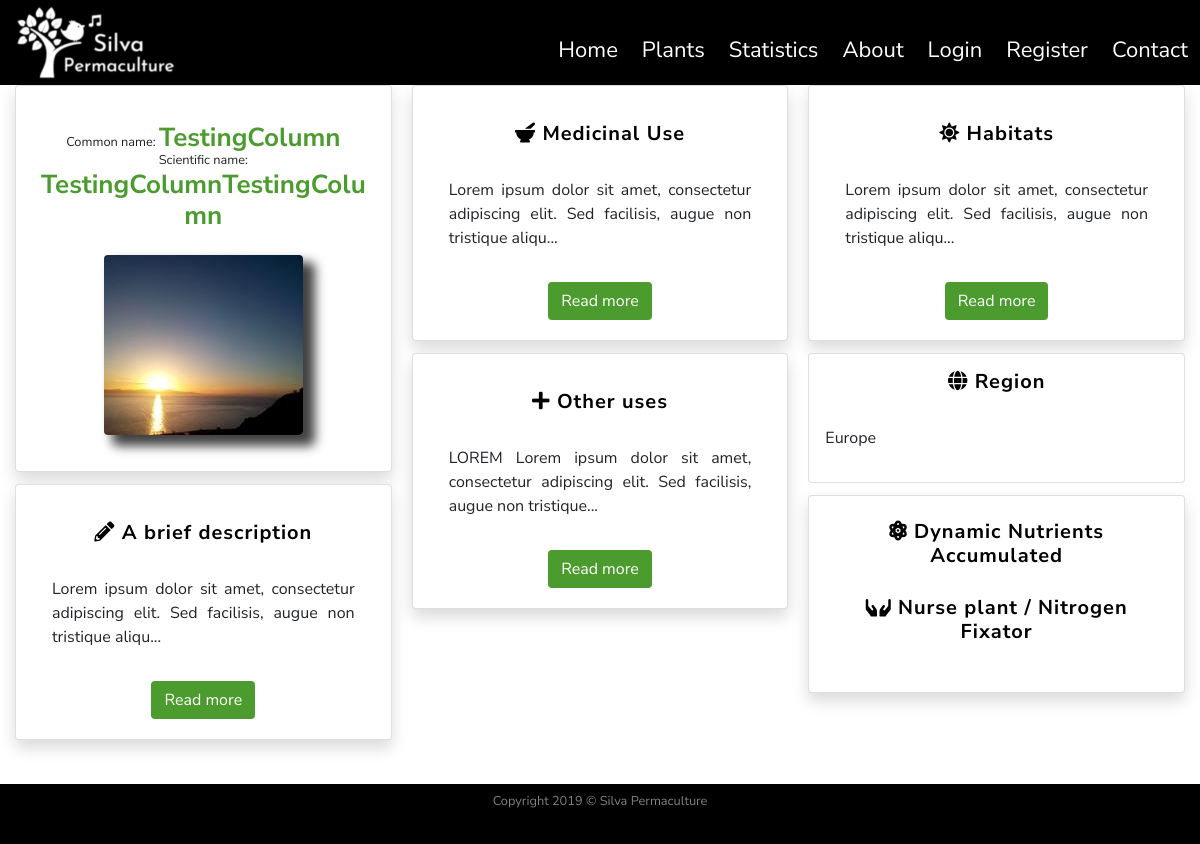
/plants/6, run on an earlier commit of the app's database.
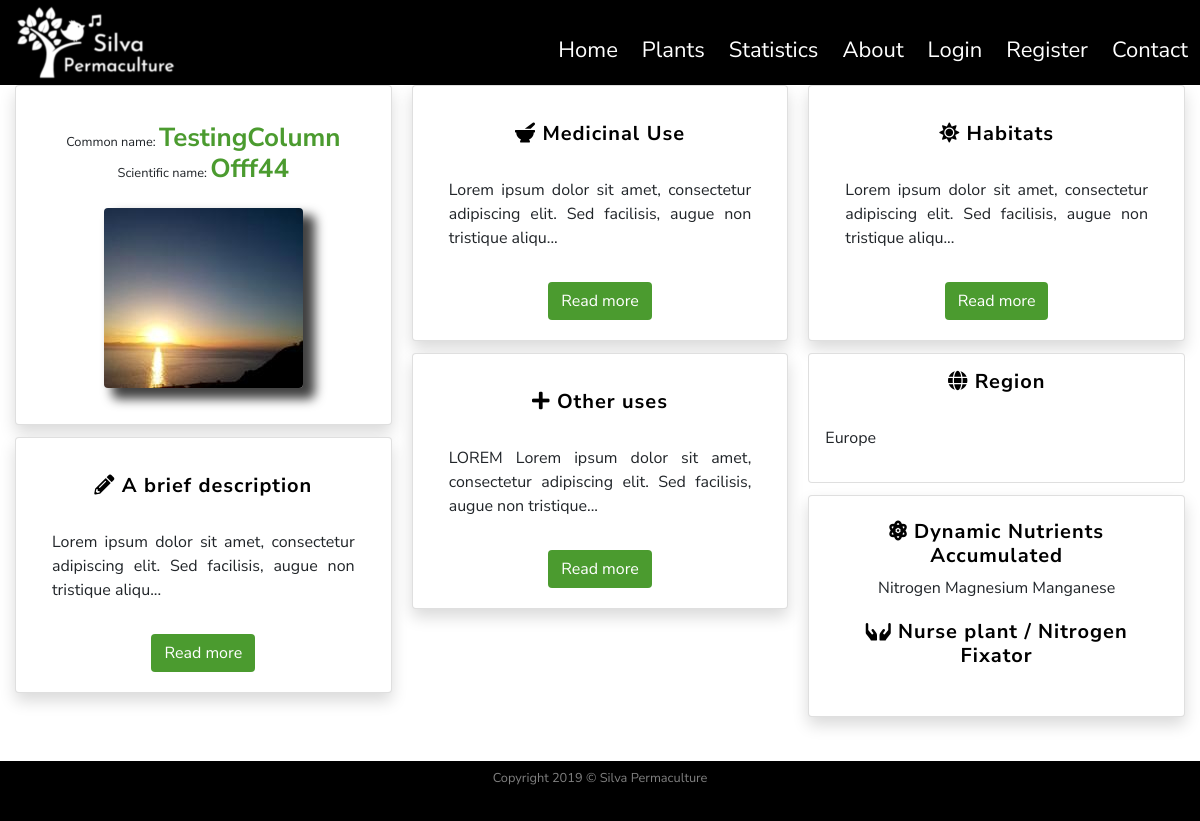
And on a later commit of the database.
### silvapermaculture/models.py (models this page shows, shortened)
class SearchitMixin(object):
    @classmethod
    def search(cls, expression, page, per_page):
        ids, total = search_index(cls.__tablename__, expression, page, per_page)
        if total == 0:
            return cls.query.filter_by(id=0), 0
        when = []
        for i in range(len(ids)):
            when.append((ids[i],i))
        return cls.query.filter(cls.id.in_(ids)).order_by(
            db.case(when, value=cls.id)), total

class Plants(SearchitMixin, db.Model):
    __searchit__ = ['common_name', 'botanical_name', 'medicinal', 'region']
    id = db.Column(db.Integer, primary_key=True)
    common_name = db.Column(db.String(40), nullable=False)
    botanical_name = db.Column(db.String(80), unique=True, nullable=False)
    short_description = db.Column(db.Text, nullable=False)
    medicinal = db.Column(db.Text, nullable=False)
    other_uses = db.Column(db.Text, nullable=False)
    habitats = db.Column(db.Text, nullable=False)
    region = db.Column(db.Text, nullable=False)
    image_file = db.Column(db.String(20), default='default_plant_pic.jpg')
    date_added = db.Column(db.DateTime, nullable=False, default=datetime.utcnow)
    user_id = db.Column(db.Integer, db.ForeignKey('user.id'), nullable=False)
    dna = db.relationship('DNA', secondary = plants_dna_table)  # Dynamic_Nutrient_Accumulated
    nfn = db.relationship('NFN', secondary = plants_nfn_table)  # Nitrogen_Fixers_Nursing

class DNA(SearchitMixin, db.Model):
    __searchit__ = ['element']
    id = db.Column(db.Integer, primary_key=True)
    element = db.Column(db.String(15))
    def __repr__(self):
        return '{}'.format(self.element)

### silvapermaculture/routes.py (the view)
@app.route("/plants/<int:plant_id>")
def plant(plant_id):
    plant = Plants.query.get_or_404(plant_id)
    return render_template('plant.html', title=plant.common_name, plant=plant)

### silvapermaculture/templates/plant.html (shortened to what this page needs)
{% extends "layout.html" %}
    {% block content %}
        <div class="row">
            <div class="col-12">
                <div class="card-columns">
           <div class="card shadow text-center">
            <div class="card-body">
              <h1 class="my-2 py-2 text-center small">Common name: <span class="titles">{{ plant.common_name }}</span><br/>
                Scientific name: <span class="titles">{{ plant.botanical_name }} </span></h1>
              <img class="img-fluid rounded my-3 d-block mx-auto" id="plantShadow" src="{{ url_for('static', filename='img/plants/' + plant.image_file) }}"  alt="Default plant image"/>
            </div>
          </div>
          <div class="card shadow text-center">
            <div class="card-body">
              <h3 class="my-3 infoPlantHeadings"><i class="fas fa-pencil-alt"></i> A brief description </h3>
              <p class="text-justify p-3">{{ plant.short_description|truncate(100, true, "...") }}</p>
                    <button type="button" class="btn btn-readmore" data-toggle="modal" data-target="#briefDescription">
                      Read more
                    </button>
            </div>
          </div>
          <div class="card shadow text-center">
                <div class="card-body">
                    <h3 class="my-3 infoPlantHeadings"><i class="fas fa-mortar-pestle"></i> Medicinal Use</h3>
                    <p class="text-justify p-3">{{ plant.medicinal|truncate(100, true, "...") }}</p>
                    <button type="button" class="btn btn-readmore" data-toggle="modal" data-target="#Medicinal">
                      Read more
                    </button>
                </div>
          </div>
          <div class="card shadow text-center">
            <div class="card-body">
              <h3 class="my-3 infoPlantHeadings"><i class="fas fa-plus"></i> Other uses</h3>
              <p class="text-justify p-3">{{ plant.other_uses|truncate(100, true, "...") }}</p>
                    <button type="button" class="btn btn-readmore" data-toggle="modal" data-target="#otherUses">
                      Read more
                    </button>
            </div>
          </div>
          <div class="card shadow text-center">
            <div class="card-body">
              <h3 class="my-3 infoPlantHeadings"><i class="fas fa-sun"></i> Habitats</h3>
              <p class="text-justify p-3">{{ plant.habitats|truncate(100, true, "...") }}</p>
                    <button type="button" class="btn btn-readmore" data-toggle="modal" data-target="#Habitats">
                      Read more
                    </button>
            </div>
          </div>
          <div class="card text-center">
            <h3 class="my-3 infoPlantHeadings"><i class="fas fa-globe"></i> Region</h3>
             <p class="text-justify p-3">{{ plant.region }}</p>
          </div>
          <div class="card shadow text-center">
            <div class="card-body">
              <h3 class="my-1 infoPlantHeadings"><i class="fas fa-atom"></i> Dynamic Nutrients Accumulated</h3>
                    <p class="text-center p-1">
                        {% for element in plant.dna %}
                        {{ element }}
                        {% endfor %}
                    </p>
              <h3 class="my-1 infoPlantHeadings"><i class="fas fa-hands"></i> Nurse plant / Nitrogen Fixator</h3>
                    <p class="text-center p-1">
                    </p>
            </div>
          </div>
        </div>
            </div>
        </div>
        <div class="row">
            <div class="col-12">
                <div class="my-2 p-2">
                </div>
            </div>
        </div>
    {% endblock content %} #Jinja2 allows to put the name of the block here so to know which block is closing if we have multiple.

What changed in the data, as far as the page shows it:
changed Plants "TestingColumn": botanical_name "TestingColumnTestingColumn" → "Offf44"
now on this page (row unchanged): DNA: element "Nitrogen"
now on this page (row unchanged): DNA: element "Magnesium"
now on this page (row unchanged): DNA: element "Manganese"
